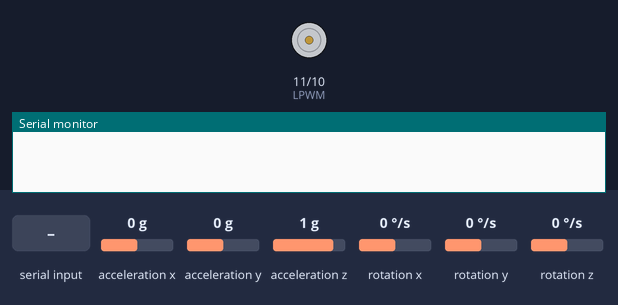
Recording of a sketch running on a simulated Arduino Uno, built with avr-gcc and run on an emulated ATmega328P. Shown: motor-driver pin pairs drawn as motors (green arrow = first pin HIGH = forward, orange = second pin HIGH = backward, longer = more drive), the last lines printed to the serial monitor. Wiring (inferred from the names in the program): MPU-6050 motion sensor at I2C address 0x68. The inputs (shaded band) are chosen by the test bench; at power-on: acceleration x 0 g, acceleration y 0 g, acceleration z 1 g, rotation x 0 °/s, rotation y 0 °/s, rotation z 0 °/s.

Above: at 1.2 s.
1.3 s: "F" received over Serial
At 2.3 s:
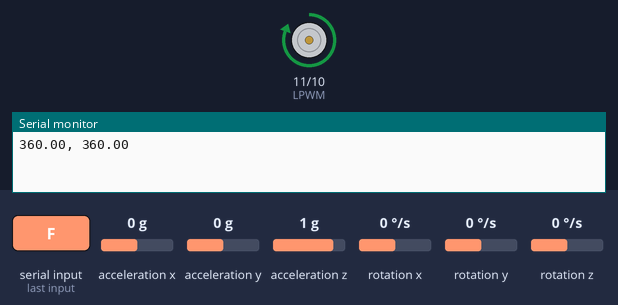
2.8 s: "B" received over Serial
At 3.4 s:
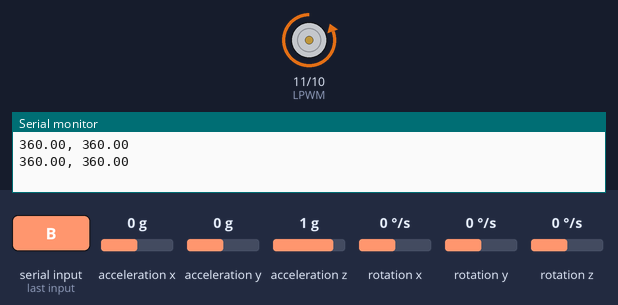
4.3 s: "S" received over Serial
At 4.6 s:
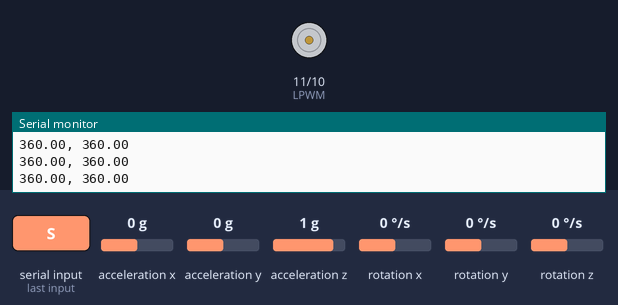
Timing chart, 0 to 7.3 s (numbered marks = the images above; inputs shaded):
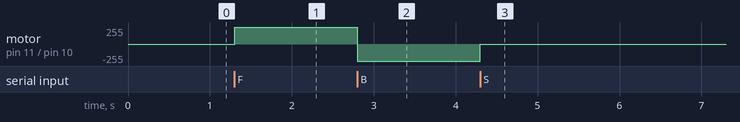

The sketch:

Final_Linear_Actuator_MPU.ino
```cpp
#include <Wire.h>
#include <MPU6050.h>

MPU6050 mpu;
const int MPU_addr=0x68;
byte Speed = 0;
const int RPWM = 10; // connect Arduino pin 10 to IBT-2 pin RPWM
const int LPWM = 11; // connect Arduino pin 11 to IBT-2 pin LPWM

int16_t axis_X, axis_Y, axis_Z;
int minVal = 265;
int maxVal = 402;
double x, y, z;

void setup() {
  pinMode(10, OUTPUT); // Configure pin 10 as an Output
  pinMode(11, OUTPUT); // Configure pin 11 as an Output

  // Stop Actuator initially
  analogWrite(RPWM, 0);
  analogWrite(LPWM, 0);

  // Start serial communication
  Serial.begin(9600);

  // Initialize MPU6050
  Wire.begin();
  Wire.beginTransmission(0x68);
  Wire.write(0x6B);
  Wire.write(0);
  Wire.endTransmission(true);
}

void ReadMPUData()
{
  Wire.beginTransmission(0x68);
  Wire.write(0x3B);
  Wire.endTransmission(false);
  Wire.requestFrom(0x68, 14, true);
  axis_X = Wire.read() << 8 | Wire.read();
  axis_Y = Wire.read() << 8 | Wire.read();
  axis_Z = Wire.read() << 8 | Wire.read();

  int xAng = axis_X;
  int yAng = axis_Y;
  int zAng = axis_Z;

  x = RAD_TO_DEG * (atan2(-yAng, -zAng) + PI);
  y = RAD_TO_DEG * (atan2(-xAng, -zAng) + PI);
  z = RAD_TO_DEG * (atan2(-yAng, -xAng) + PI);

  Serial.print(x);
  Serial.print(", ");
  Serial.println(y);
}

void loop() {
  // Read data from MPU6050

  //ReadMPUData();

  // Linear actuator control logic based on pitch angle
  if (Serial.available() > 0) {
    // Read the incoming command
    char command = Serial.read();

    // Execute the corresponding action based on the command
    switch (command) {
      case 'R':
        // Read MPU Data
        ReadMPUData();
        break;

      case 'F':
        // Forward
        Speed = 255;
        analogWrite(RPWM, 0);
        analogWrite(LPWM, Speed);
        ReadMPUData();
        break;

      case 'B':
        // Backward
        Speed = 255;
        analogWrite(RPWM, Speed);
        analogWrite(LPWM, 0);
        ReadMPUData();
        break;

      case 'S':
        // Stop
        analogWrite(RPWM, 0);
        analogWrite(LPWM, 0);
        ReadMPUData();
        break;

      // Add more cases for other commands if needed
      default:
        // Invalid command
        break;
         }
}
}
```

Measured:
- after the input at 1.3 s, motor on pin 11 (LPWM) / pin 10 (RPWM): stopped → forward 255/255 at once
- after the input at 2.8 s, motor on pin 11 (LPWM) / pin 10 (RPWM): forward 255/255 → backward 255/255 at once
- after the input at 4.3 s, motor on pin 11 (LPWM) / pin 10 (RPWM): backward 255/255 → stopped at once
